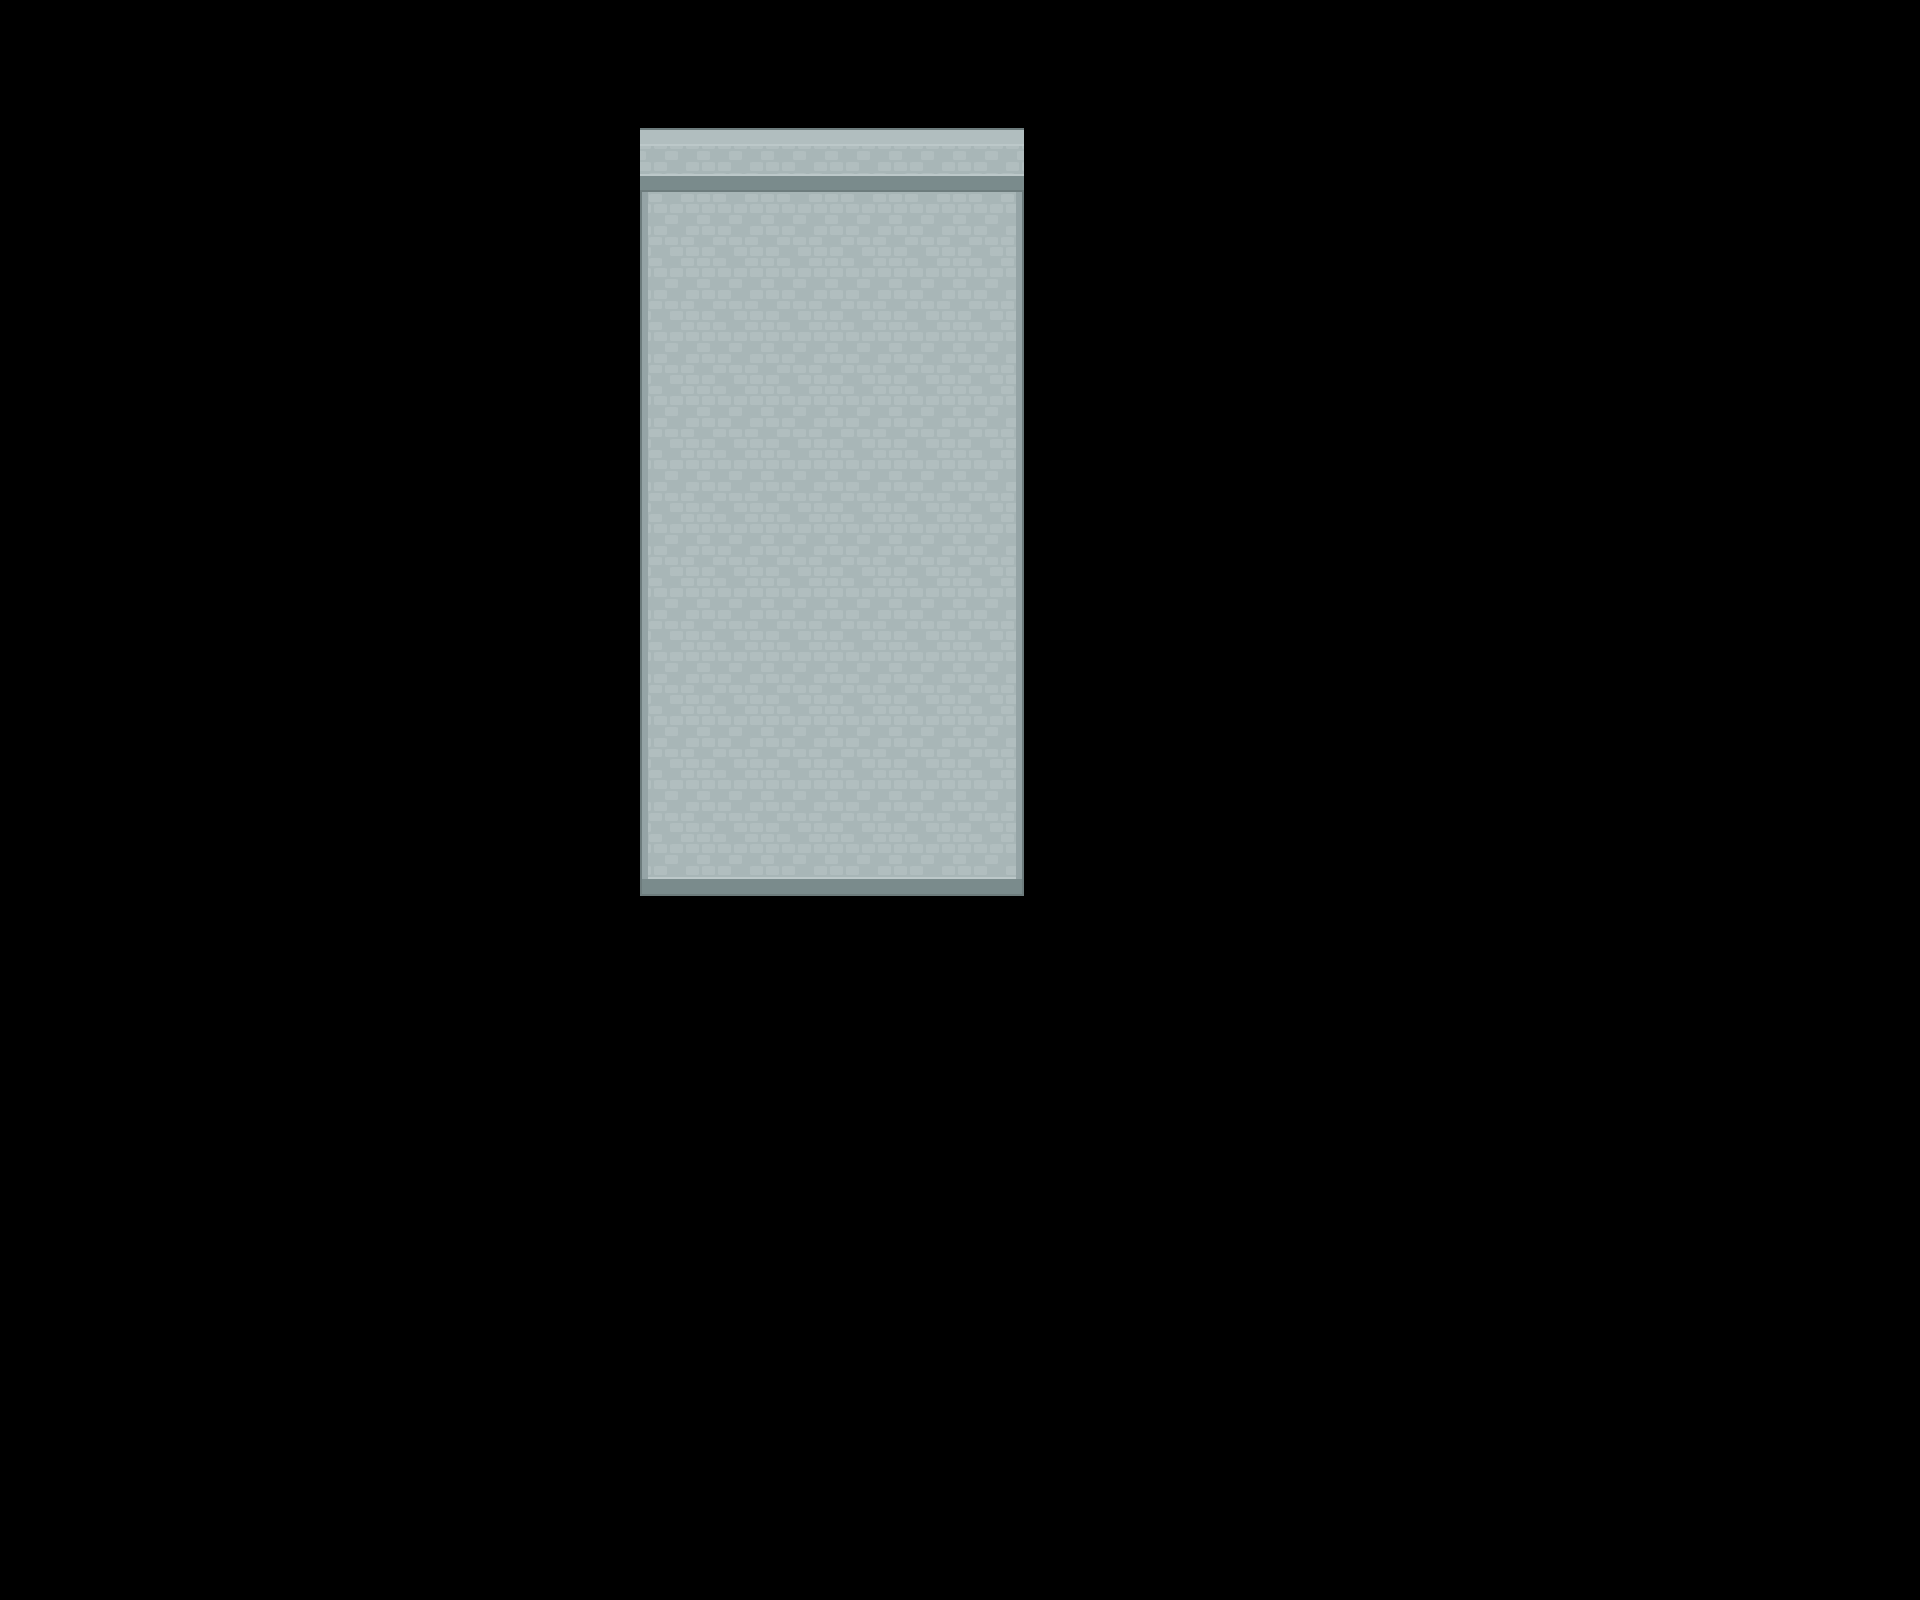

A level layout from a 2D game, rendered from its tile map. Below: a short description, then the map file with tile-grid data replaced by summaries:
An orthogonal 30x25 tile map with 64x64 px tiles, 1 tile layer (Walls), 6 hidden layers not drawn and 6 objects (2x StartPosition, Door).

<map version="1.0" orientation="orthogonal" renderorder="right-down" width="30" height="25" tilewidth="64" tileheight="64" nextobjectid="32">
 <tileset firstgid="1" name="RPGpack_sheet" tilewidth="64" tileheight="64" tilecount="260" columns="20">
  <image source="../images/RPGpack_sheet.png" width="1280" height="832" />
 </tileset>
 <layer name="Ground" width="30" height="25" visible="0">
  <data>[750 cells, 0 non-empty, 0 distinct tile ids]</data>
 </layer>
 <layer name="Walls" width="30" height="25">
  <properties>
   <property name="collidable" type="bool" value="true" />
  </properties>
  <data>[750 cells, 72 non-empty, 7 distinct tile ids]</data>
 </layer>
 <layer name="Doors" width="30" height="25" visible="0" offsetx="32" offsety="0">
  <data>[750 cells, 5 non-empty, 5 distinct tile ids]</data>
 </layer>
 <layer name="Doors2" width="30" height="25" visible="0">
  <data>[750 cells, 4 non-empty, 2 distinct tile ids]</data>
 </layer>
 <layer name="Roofing" width="30" height="25" visible="0">
  <properties>
   <property name="collidable" type="bool" value="true" />
  </properties>
  <data>[750 cells, 18 non-empty, 6 distinct tile ids]</data>
 </layer>
 <layer name="Trees" width="30" height="25" visible="0">
  <data>[750 cells, 29 non-empty, 5 distinct tile ids]</data>
 </layer>
 <layer name="Trees2" width="30" height="25" visible="0">
  <data>[750 cells, 4 non-empty, 4 distinct tile ids]</data>
 </layer>
 <objectgroup name="Tree Collisions" visible="0">
  <properties>
   <property name="collidable" type="bool" value="true" />
  </properties>
  <object id="3" x="904" y="530" width="48" height="44">
   <properties>
    <property name="collidable" type="bool" value="true" />
   </properties>
  </object>
  <object id="5" x="389" y="704" width="628" height="64">
   <properties>
    <property name="collidable" type="bool" value="true" />
   </properties>
  </object>
  <object id="8" x="196" y="469" width="112" height="104" />
 </objectgroup>
 <objectgroup name="Zones">
  <object id="10" name="ShopDoor" type="Door" x="786" y="862" width="89" height="16">
   <properties>
    <property name="collidable" type="bool" value="true" />
    <property name="id" value="shopdoor1" />
    <property name="link" value="outdoors:town1/town-enter-shopdoor1" />
   </properties>
  </object>
 </objectgroup>
 <objectgroup name="SpawnPoints">
  <object id="27" name="town-enter-south" type="StartPosition" x="1050" y="1400" width="64" height="64" />
  <object id="29" name="shop-south" type="StartPosition" x="794" y="782" width="64" height="64" />
 </objectgroup>
</map>
